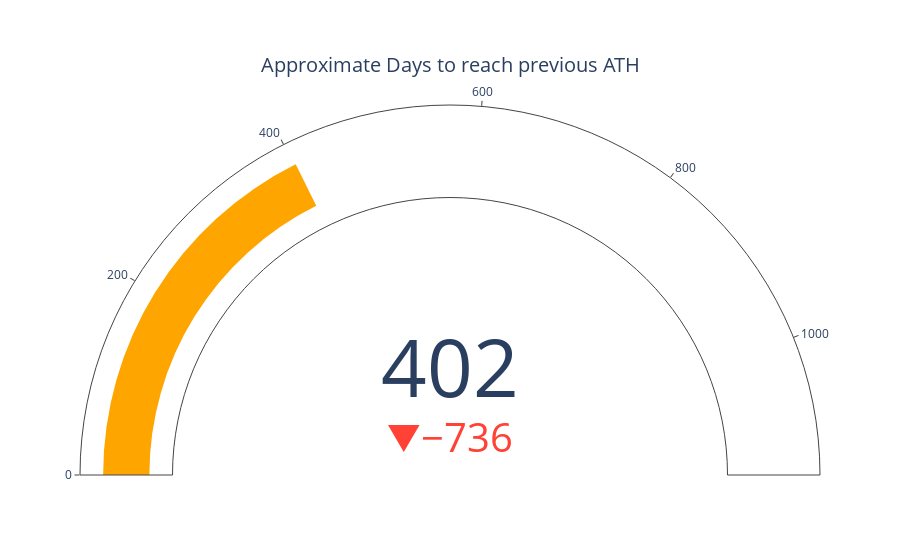

Notebook code for this chart:
### Code cell
import plotly.graph_objects as go
import plotly.io as pio

fig = go.Figure(go.Indicator(
    domain = {'x': [0, 1], 'y': [0, 1]},
    value = sincealltimehigh,
    mode = "gauge+number+delta",
    title = {'text': "Approximate Days to reach previous ATH"},
    delta = {'reference': averagep2p},
    gauge = {'axis': {'range': [None, averagep2p]},
    'bar': {'color': "orange"},}))
fig.show()
fig.write_html("../static/daysATH.html")

### Figure 1 — Plotly figure (JSON) as saved in the notebook; plotly's stock layout.template omitted (floating-point values rounded to 4 significant figures)
{"data": [{"delta": {"reference": 1138}, "domain": {"x": [0, 1], "y": [0, 1]}, "gauge": {"axis": {"range": [null, 1138]}, "bar": {"color": "orange"}}, "mode": "gauge+number+delta", "title": {"text": "Approximate Days to reach previous ATH"}, "type": "indicator", "value": 402}], "layout": {}}
